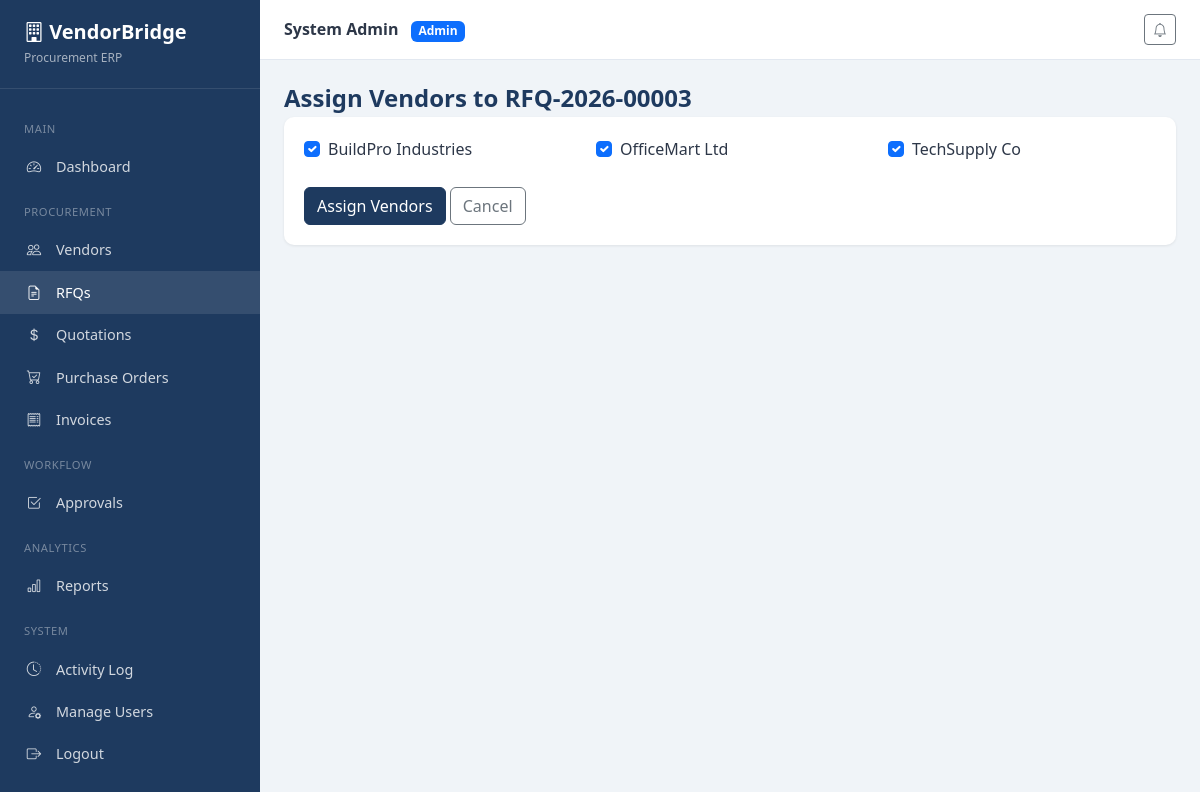
The page /procurement/rfq/3/assign/ (signed in) on the database its author committed.
### accounts/models.py (models this page shows, shortened)
class User(AbstractUser):
    ROLE_ADMIN = 'admin'
    ROLE_PROCUREMENT = 'procurement_officer'
    ROLE_VENDOR = 'vendor'
    ROLE_MANAGER = 'manager'
    ROLE_CHOICES = [
        (ROLE_ADMIN, 'Admin'),
        (ROLE_PROCUREMENT, 'Procurement Officer'),
        (ROLE_VENDOR, 'Vendor'),
        (ROLE_MANAGER, 'Manager / Approver'),
    ]
    role = models.CharField(max_length=30, choices=ROLE_CHOICES, default=ROLE_PROCUREMENT)
    phone = models.CharField(max_length=20, blank=True)
    created_at = models.DateTimeField(auto_now_add=True)
    class Meta:
        ordering = ['username']
    @property
    def is_admin_role(self):
        return self.role == self.ROLE_ADMIN or self.is_superuser
    @property
    def is_vendor_role(self):
        return self.role == self.ROLE_VENDOR

### procurement/models.py (models this page shows, shortened)
class RFQ(models.Model):
    STATUS_DRAFT = 'draft'
    STATUS_OPEN = 'open'
    STATUS_CLOSED = 'closed'
    STATUS_AWARDED = 'awarded'
    STATUS_CHOICES = [
        (STATUS_DRAFT, 'Draft'),
        (STATUS_OPEN, 'Open'),
        (STATUS_CLOSED, 'Closed'),
        (STATUS_AWARDED, 'Awarded'),
    ]
    rfq_number = models.CharField(max_length=30, unique=True, default=generate_rfq_number)
    title = models.CharField(max_length=200)
    product_name = models.CharField(max_length=200)
    description = models.TextField()
    quantity = models.PositiveIntegerField(default=1)
    deadline = models.DateTimeField()
    attachment = models.FileField(upload_to='rfq_attachments/', blank=True, null=True)
    assigned_vendors = models.ManyToManyField(Vendor, blank=True, related_name='assigned_rfqs')
    created_by = models.ForeignKey(
        settings.AUTH_USER_MODEL,
        on_delete=models.SET_NULL,
        null=True,
        related_name='created_rfqs',
    )
    status = models.CharField(max_length=20, choices=STATUS_CHOICES, default=STATUS_OPEN)
    created_at = models.DateTimeField(auto_now_add=True)
    class Meta:
        ordering = ['-created_at']
        verbose_name = 'RFQ'
        verbose_name_plural = 'RFQs'

### vendors/models.py (models this page shows)
class Vendor(models.Model):
    STATUS_ACTIVE = 'active'
    STATUS_INACTIVE = 'inactive'
    STATUS_CHOICES = [
        (STATUS_ACTIVE, 'Active'),
        (STATUS_INACTIVE, 'Inactive'),
    ]
    CATEGORY_CHOICES = [
        ('it', 'IT & Software'),
        ('office', 'Office Supplies'),
        ('manufacturing', 'Manufacturing'),
        ('services', 'Professional Services'),
        ('logistics', 'Logistics'),
        ('other', 'Other'),
    ]
    user = models.OneToOneField(
        settings.AUTH_USER_MODEL,
        on_delete=models.SET_NULL,
        null=True,
        blank=True,
        related_name='vendor_profile',
    )
    vendor_name = models.CharField(max_length=150)
    company_name = models.CharField(max_length=200)
    category = models.CharField(max_length=50, choices=CATEGORY_CHOICES, default='other')
    gst_number = models.CharField(max_length=20, blank=True)
    email = models.EmailField()
    phone = models.CharField(max_length=20)
    address = models.TextField()
    status = models.CharField(max_length=20, choices=STATUS_CHOICES, default=STATUS_ACTIVE)
    rating = models.DecimalField(max_digits=3, decimal_places=1, default=4.0)
    created_at = models.DateTimeField(auto_now_add=True)
    class Meta:
        ordering = ['company_name']
    def __str__(self):
        return self.company_name

### procurement/views.py (the view, shortened to what this page needs)
# urls.py: path('rfq/<int:pk>/assign/', views.rfq_assign_vendors, name='rfq_assign'),
@login_required
@role_required(User.ROLE_ADMIN, User.ROLE_PROCUREMENT)
def rfq_assign_vendors(request, pk):
    rfq = get_object_or_404(RFQ, pk=pk)
    form = AssignVendorsForm(request.POST or None, instance=rfq)
    return render(request, 'procurement/rfq_assign.html', {'form': form, 'rfq': rfq})

### procurement/forms.py
class AssignVendorsForm(forms.ModelForm):
    assigned_vendors = forms.ModelMultipleChoiceField(
        queryset=Vendor.objects.filter(status=Vendor.STATUS_ACTIVE),
        widget=forms.CheckboxSelectMultiple(attrs={'class': 'form-check-input'}),
    )
    class Meta:
        model = RFQ
        fields = ['assigned_vendors']

### core/context_processors.py (called while the page is built)
def notifications_processor(request):
    if request.user.is_authenticated:
        unread = request.user.notifications.filter(is_read=False).count()
        recent = request.user.notifications.all()[:5]
        return {'unread_notifications': unread, 'recent_notifications': recent}
    return {'unread_notifications': 0, 'recent_notifications': []}

### templates/procurement/rfq_assign.html (shortened to what this page needs)
{% extends 'base.html' %}
{% block content %}
<h1 class="page-title">Assign Vendors to {{ rfq.rfq_number }}</h1>
<div class="card-panel">
    <div class="card-body">
        <form method="post">
            <div class="row">
                {% for checkbox in form.assigned_vendors %}
                <div class="col-md-4 mb-2">
                    <div class="form-check">
                        {{ checkbox.tag }}
                        <label class="form-check-label">{{ checkbox.choice_label }}</label>
                    </div>
                </div>
                {% endfor %}
            </div>
            <button type="submit" class="btn btn-vb-primary mt-3">Assign Vendors</button>
            <a href="{% url 'procurement:rfq_detail' rfq.pk %}" class="btn btn-outline-secondary mt-3">Cancel</a>
        </form>
    </div>
</div>
{% endblock %}

### templates/partials/navbar.html (shortened to what this page needs)
<div class="topbar">
    <div class="d-flex align-items-center gap-3">
        <div>
            <strong>{{ user.get_full_name|default:user.username }}</strong>
            <span class="badge bg-primary ms-2">{{ user.get_role_display }}</span>
        </div>
    </div>
    <div class="d-flex align-items-center gap-3">
        <div class="dropdown">
            <button class="btn btn-sm btn-outline-secondary position-relative" data-bs-toggle="dropdown">
                <i class="bi bi-bell"></i>
            </button>
        </div>
    </div>
</div>

### rows shown on the page
User: get_full_name "System Admin", role "Admin"
RFQ: rfq_number "RFQ-2026-00003"
Vendor: choice_label "BuildPro Industries"
Vendor: choice_label "OfficeMart Ltd"
Vendor: choice_label "TechSupply Co"
